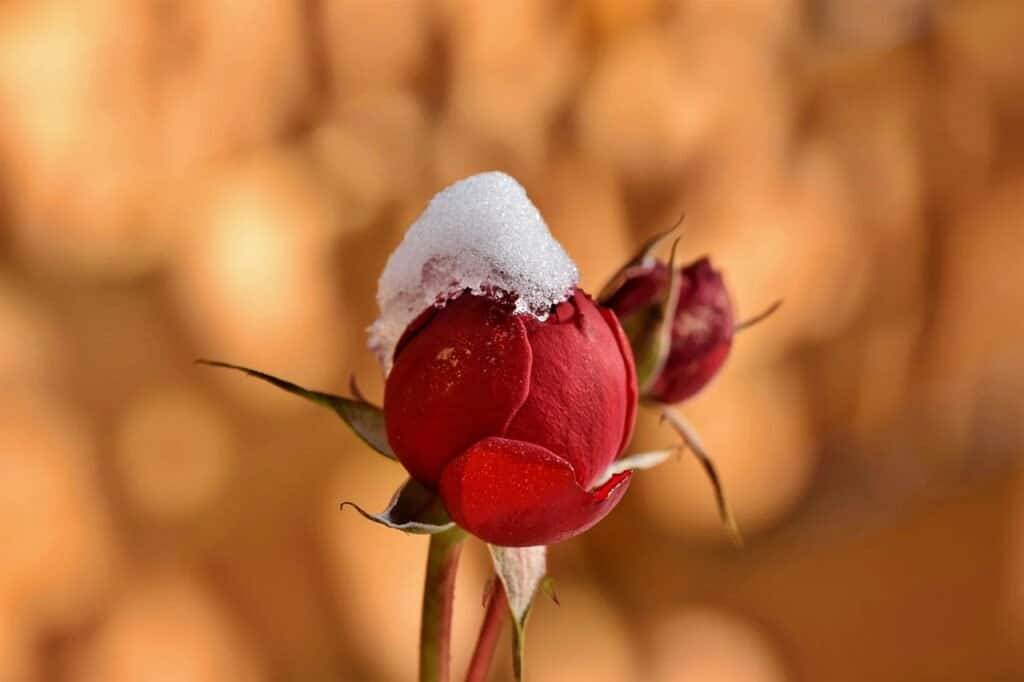
#> input picture 210962100_week1/resources/test.jpg, 1024 x 682 px, found by its file name
$ python Q6.py
#> lines starting #> are read from the running program, lines starting #| are printed output that depends on the picture
import cv2

# Read the image from the specified file path ('resources\\test.jpg')
image = cv2.imread('resources\\test.jpg')
#> image is the input picture: shape (682, 1024, 3); mean B, G, R 60.4, 110.8, 184

# Get the center coordinates and angle of rotation
center = (image.shape[1] // 2, image.shape[0] // 2)  # (x, y) format
#> center = (512, 341)
angle = 90  # Angle of rotation in degrees (positive for counter-clockwise)

# Get the rotation matrix using cv2.getRotationMatrix2D
rotation_matrix = cv2.getRotationMatrix2D(center, angle, scale=1.0)

# Perform the rotation using cv2.warpAffine
rotated_image = cv2.warpAffine(image, rotation_matrix, (image.shape[1], image.shape[0]))
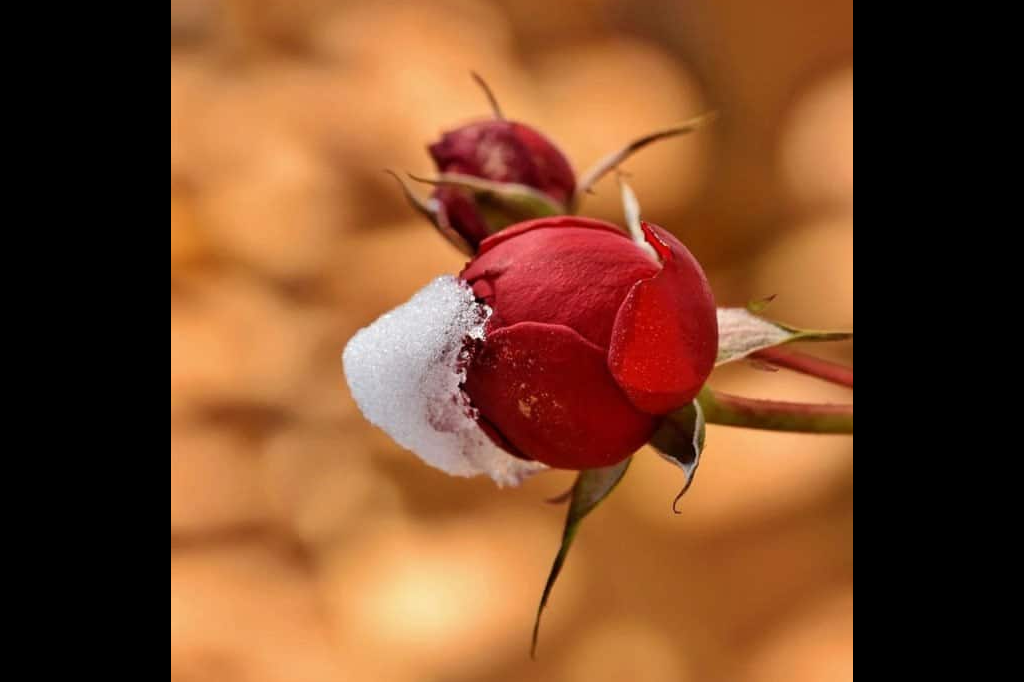
#> rotated_image: shape (682, 1024, 3); mean B, G, R 41.4, 73, 122.6

# Display the original and rotated images
cv2.imshow('Original Image', image)
cv2.imshow('Rotated Image', rotated_image)

# Wait until any key is pressed before proceeding.
# This delay keeps the windows open, preventing immediate closure.
# The program continues when a key is pressed.
cv2.waitKey(0)

# Close all OpenCV windows, specifically the 'Original Image' and 'Rotated Image' windows.
cv2.destroyAllWindows()
